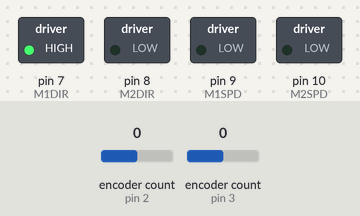
This sketch was run on a simulated Arduino Uno, built with avr-gcc and run on an emulated ATmega328P. On the bench: switched loads named in the sketch (green lamp = pin HIGH). Inputs (shaded band) come from the test bench; at power-on: encoder count (sensors on pin 2, pin 3) 0. Pins used as bus, display or sensor lines are not drawn.

Above: at 0.1 s.
At 1.3 s:
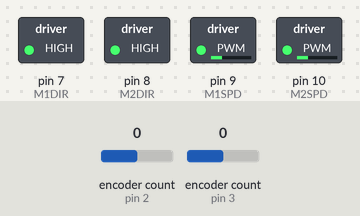
Timing chart, 0 to 2.8 s (numbered marks = the images above):
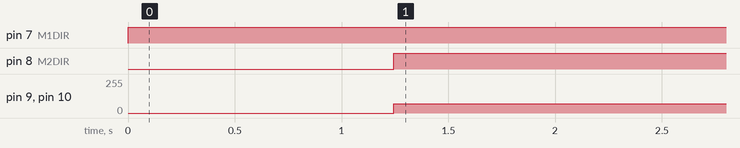

The sketch:

arduino.ino
```cpp
//Aidan Ferry
//Date

#include <Wire.h>
#include <Encoder.h>

#define EN 4
#define M1DIR 7
#define M2DIR 8
#define M1SPD 9
#define M2SPD 10
#define SLAVE_ADDRESS 0x04
#define CNTS_PER_REV 3200

//States to be used for Finite State Machine
#define search 0
#define halt 1
#define rotate 2
#define drive 3
#define idle 4

//Robot Parameters
float R = 7.5;
float b = 14; //b is the distance from wheel to axis of rotation, NOT distance between wheels

bool newVisionPhi=false;
uint32_t lastPixelRead=0;
uint32_t haltTime=0;
uint32_t offTarget=0;
uint32_t waitTime=0;
double visionPhi=0;
uint16_t visionPixels=0;

uint8_t state=search; //Begin program by searching for marker

Encoder motorLeft(2,4);
Encoder motorRight(3,5);

void setup() {
  //Begin Serial and Wire comms
  Serial.begin(9600);
  Wire.begin(SLAVE_ADDRESS);
  Wire.onReceive(recieveData);
  Wire.onRequest(sendData);

  //Initialize pins for motor driver control
  pinMode(EN,OUTPUT);
  pinMode(M1DIR, OUTPUT);
  pinMode(M2DIR, OUTPUT);
  pinMode(M1SPD, OUTPUT);
  pinMode(M2SPD, OUTPUT);

  digitalWrite(EN,HIGH); //Enable motor driver
}

void sendData(){
  if(state==drive || state==rotate) Wire.write(1); //If state is drive or rotate, receive marker height
  else Wire.write(0); //If searching or halting, receive marker angle
}

void recieveData(int byteCount) {
  if(state==halt || state==search || state==idle){ //Interpret I2C data as marker angle based on agreed-upon protocol
    int8_t bytes[byteCount];
    uint8_t i=0;
    while(Wire.available()){
      bytes[i]=Wire.read();
      i++;
    }
    visionPhi = (bytes[1] + bytes[2]/10.0)*(PI/180.0);
    newVisionPhi = true;
  }
  else { //Interpret I2C data as pixel height
    int8_t bytes[byteCount];
    uint8_t i=0;
    while(Wire.available()){
      bytes[i]=Wire.read();
      i++;
    }
    uint8_t pixelsHigh = bytes[1];
    uint8_t pixelsLow = bytes[2];
    visionPixels = pixelsHigh*256 + pixelsLow;
    lastPixelRead=millis();
  }
}

void loop() {
  static uint32_t loopTime=0;
  static double Vl=0;
  static double Vr=0;
  static double phi=0;
  static double dist=0;
  static double edist=0;
  static double ephi=0;
  static double dphi=0;
  static double intedist=0;
  static double intephi=0;
  static double thetaL=0;
  static double dthetaL=0;
  static double thetaR=0;
  static double dthetaR=0;
  static double thetaLlast=0;
  static double thetaRlast=0;
  static uint32_t lastTime=0;
  loopTime=millis();

  //Get current angle and change in angle of each wheel
  thetaL = motorLeft.read()*2*PI/CNTS_PER_REV;
  dthetaL = thetaL - thetaLlast;
  thetaR = motorRight.read()*2*PI/CNTS_PER_REV;
  dthetaR = thetaR - thetaRlast;

  //Adjust distance and angle of robot accordingly
  dist += (dthetaR+dthetaL)*(R/2);
  phi += R*(dthetaR-dthetaL)/(2*b); //Is this right?

  static double desDist=0;
  static double desPhi=0;

  //Calculate errors for PI control
  edist = desDist-dist;
  ephi = desPhi-phi;
  dphi = ephi*1000000/(micros()-lastTime);
  if(edist<1) intedist += edist*(double)(micros()-lastTime)/1000000;
  if(ephi<0.1) intephi += ephi*(double)(micros()-lastTime)/1000000;

  lastTime=micros();//Set last time as soon as you finish time-sensitive calculations

  //Control parameters (some of these are unused as they are specifically tuned to each state)
  static double Kpv=8;
  static double Kiv=2;
  static double Kpw=8;
  static double Kiw=13;

  //FSM
  if(state==search){
    //Deal with receiving marker locations
    if(newVisionPhi && Vl==0 && Vr==0) state=halt; //If marker is visible immediately, go to halt which will then go to rotate
    Vl = (255.0/8)*(-8*ephi - 6*intephi);
    Vr = (255.0/8)*(8*ephi + 6*intephi);
    if(abs(ephi)>0.05){
      offTarget=millis();
    }
    if(millis()-offTarget>200){ //If error is settled for 200ms, go to halt and check for marker
      state=halt;
      haltTime=millis();
    }
    waitTime=millis();
  }else if(state==halt){
    Vl=0;
    Vr=0;
    if(!newVisionPhi && millis()-haltTime>1000) { //If halted for 1s and no marker, go back to search
      state=search;
      desPhi = phi + 35.0*PI/180.0;
      intephi=0;
    }
    if(newVisionPhi && millis()-waitTime>2000){ //If marker found, allow camera to catch up. After 2s, get angle and go to rotate state
      desDist=dist;
      desPhi=phi+visionPhi; //Desired rotation angle
      intephi=0;
      state=rotate;
    }
  }else if(state==rotate){
    Vl = (255.0/8)*(-6*ephi - 10*intephi);
    Vr = (255.0/8)*(6*ephi + 10*intephi);
    if(abs(ephi) >= 0.04){
      offTarget=millis();
    }
    if(millis()-offTarget>1000){ //If error is settled for 1s, go to drive
      desDist=dist-((2511.7/pow(visionPixels,0.987))-10); //Calculate distance from marker height in pixels according to math model
      desPhi=phi;
      state=drive;
    }
  }else if(state==drive){
    Vl = (255.0/8)*(Kpv*edist + Kiv*intedist - 5*ephi);
    Vr = (255.0/8)*(Kpv*edist + Kiv*intedist + 5*ephi);
    if(abs(edist)<0.5) state=idle; //If done driving, go to idle
  }else if(state==idle){
    Vl=0;
    Vr=0;
  }

  sendData();

  //Speed limit depends on which state the robot is in
  static uint8_t speedLimit=0;
  if(state==drive) speedLimit=85;
  else speedLimit=70;
  if(Vl>speedLimit) Vl=speedLimit;
  if(Vl<-speedLimit) Vl=-speedLimit;
  if(Vr>speedLimit) Vr=speedLimit;
  if(Vr<-speedLimit) Vr=-speedLimit;

  //Drive Motor
  if(Vl>0) digitalWrite(M1DIR,LOW);
  else digitalWrite(M1DIR,HIGH);
  if(Vr>0) digitalWrite(M2DIR,HIGH);
  else digitalWrite(M2DIR,LOW);
  analogWrite(M1SPD,abs(Vl));
  analogWrite(M2SPD,abs(Vr));

  thetaLlast=thetaL;
  thetaRlast=thetaR;

  if(millis()-loopTime<20) delay(20-(millis()-loopTime));
}
```

Measured:
- by itself, pin 7 (M1DIR): LOW → HIGH at 0.00 s
- by itself, pin 8 (M2DIR): LOW → HIGH at 1.2 s
- by itself, pin 9 (M1SPD), pin 10 (M2SPD): 0/255 → 70/255 at 1.2 s
